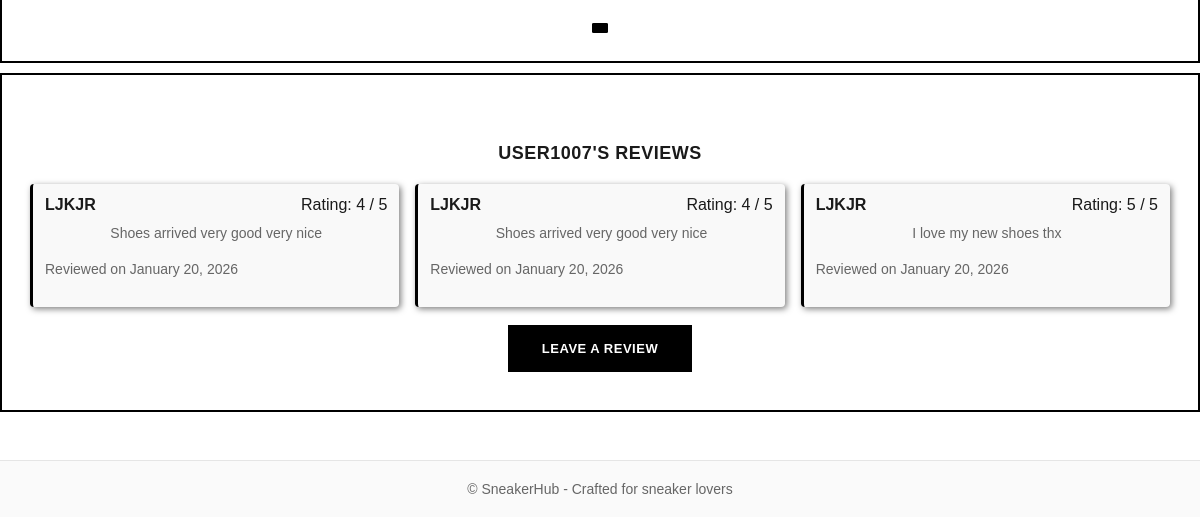
The app's page /profile/1007/ (lower part), older data.
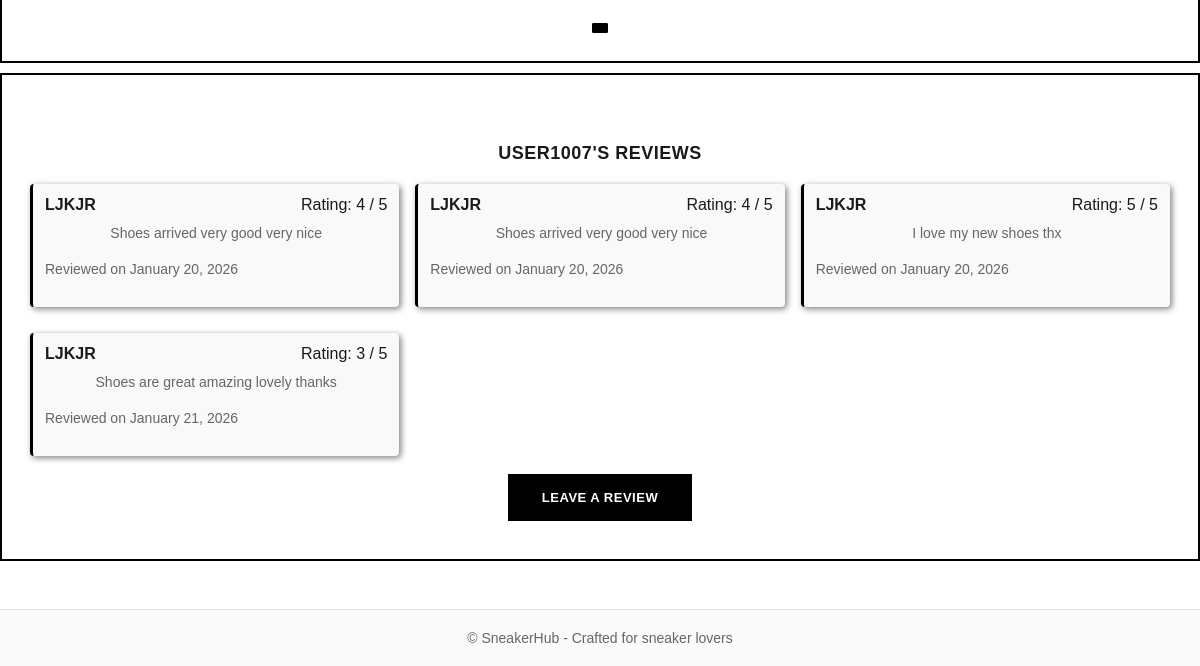
The same page, newer data.
### reviews/models.py (models this page shows, shortened)
class Review(models.Model):
    reviewed_user = models.ForeignKey('auth.User', on_delete=models.CASCADE)
    reviewer_id = models.ForeignKey('auth.User', on_delete=models.CASCADE, related_name='reviews_made')
    rating = models.PositiveIntegerField()
    comment = models.TextField()
    created_at = models.DateTimeField(auto_now_add=True)
    updated_at = models.DateTimeField(auto_now=True)

### publicprofile/views.py (the view)
# urls.py: path('<int:profile_user>/', views.publicProfileView, name='public_profile'),
def publicProfileView(request, profile_user):
    user = User.objects.get(id=profile_user)
    viewing_user = request.user
    sneakers = user.sneakers.filter(is_sold=False)
    sold_sneakers = user.sneakers.filter(is_sold=True).order_by('updated_at')
    reviews = Review.objects.filter(reviewed_user=user)
    review_items = []
    for review in reviews:
        reviewer = User.objects.get(id=review.reviewer_id.id)
        reviewed = User.objects.get(id=review.reviewed_user.id)
        review_items.append({
            'id': review.id,
            'reviewer_id': review.reviewer_id.id,
            'reviewer_username': reviewer.username,
            'reviewed_username': reviewed.username,
            'rating': review.rating,
            'comment': review.comment,
            'created_at': review.created_at,
        })
    context = {
        'profile_user': user,
        'viewing_user': viewing_user,
        'sneakers': sneakers,
        'sold_sneakers': sold_sneakers,
        'review_items': review_items,
    }
    return render(request, 'public_profile.html', context)

### cart/context_processors.py (called while the page is built, shortened)
def cart_totals(request):
    cart = request.session.get('cart', {})
    count = 0
    total = 0.0
    return {'cart': {'count': count, 'total': total}}

### templates/public_profile.html (shortened to what this page needs)
{% extends "base.html" %}
{% load static %}
{% block content %}
<section class="public-profile-section">
    <div class="public-profile-container">
        <div class="public-profile-grid">
            <div class="profile-card">
                <div class="public-profile-past-listings">
                    {% if sold_sneakers %}
                        <div class="carousel-indicators">
                        </div>
                    {% else %}
                        <p class="no-data">{{ profile_user.username|title }} has no past listings.</p>
                    {% endif %}
                </div>
            </div>
            <div class="profile-card">
                <div class="public-profile-reviews">
                    <h2>{{ profile_user.username|title }}'s Reviews</h2>
                    {% if review_items %}
                        <div class="reviews-grid">
                            {% for review in review_items %}
                                <div class="review-item">
                                    <div class="review-header">
                                        <span class="reviewer-name">{{ review.reviewer_username|title }}</span>
                                        <span class="review-rating">Rating: {{ review.rating }} / 5</span>
                                    </div>
                                    <p class="review-comment">{{ review.comment }}</p>
                                    <p class="review-date">Reviewed on {{ review.created_at|date:"F j, Y" }}</p>
                                </div>
                            {% endfor %}
                        </div>
                    {% else %}
                        <p class="no-data">{{ profile_user.username|title }} has no reviews yet.</p>
                    {% endif %}
                </div>
                <div class="review-action">
                    <a href="{% url 'reviews:add_review' profile_user.id %}" class="btn-primary btn-large">Leave a Review</a>
                </div>
            </div>
        </div>
    </div>
</section>
{% endblock %}

### templates/base.html (shortened to what this page needs)
{% load static %}
<!doctype html>
<html lang="en">
<head>
    <link href="{% static 'css/styles.css' %}" rel="stylesheet">
</head>
<body class="bg-white text-gray-900">
<main class="container main-content">
    {% block content %}{% endblock %}
</main>
<footer class="site-footer" id="base-site-footer">
    <div class="container footer-inner">
        © {{ now.year }} SneakerHub - Crafted for sneaker lovers
    </div>
</footer>
</body>
</html>

### static/css/styles.css (style rules this page uses)
body { margin: 0; font-family: Arial, sans-serif; background: white; color: #1a1a1a; }
.container { width: 100%; max-width: 1900px; margin: 0 auto; }
.site-footer { border-top: 1px solid #e5e5e5; background: #fafafa; margin-top: 48px; }
.footer-inner { padding: 20px 0; font-size: 14px; color: #666; text-align: center; }
.btn-primary { display: inline-block; background: #000; color: #fff; padding: 14px 32px; border-radius: 0; text-decoration: none; font-weight: 900; border: 2px solid #000; cursor: pointer; text-transform: uppercase; letter-spacing: 0.5px; font-size: 13px; transition: all 0.3s ease; margin-bottom: 10px; }
.profile-card { border: 2px solid #000; border-radius: 0; padding: 28px; background: #fff; transition: all 0.3s ease; margin-top: 10px; }
.profile-card h2 { text-align: center; font-size: 18px; font-weight: 900; margin-bottom: 20px; text-transform: uppercase; letter-spacing: 0.5px; }
.profile-card p { color: #666; line-height: 1.6; font-size: 14px; }
.carousel-indicators { display: flex; justify-content: center; gap: 8px; margin-top: 16px; }
@media (min-width:1080px) { .public-profile-container { max-width: 1200px; margin: 0 auto; } }
.public-profile-reviews { margin-top: 40px; }
.reviews-grid { display: grid; grid-template-columns: repeat(auto-fill, minmax(280px, 1fr)); gap: 16px; }
.review-item { border-left: 3px solid #000; padding-left: 12px; padding: 12px; background: #f9f9f9; border-radius: 4px; margin-bottom: 10px; box-shadow: 2px 2px 6px rgba(0, 0, 0, 0.5); }
.review-header { display: flex; justify-content: space-between; align-items: center; margin-bottom: 4px; }
.reviewer-name { font-weight: bold; text-transform: uppercase; font-weight: 700; }
.review-comment { margin-top: 8px; color: #444; font-size: 14px; line-height: 1.4; text-align: center; }
.review-date { font-size: 12px; color: #999; text-align: left; }
.review-action { margin-top: 8px; text-align: center; }

Row changes from the older to the newer data that the page shows:
added Review: comment "Shoes are great amazing lovely thanks", created_at "January 21, 2026"
Text that changed along with them:
new list line: "LJKJR"
new list line: "Rating: 3 / 5 Reviewed on"
